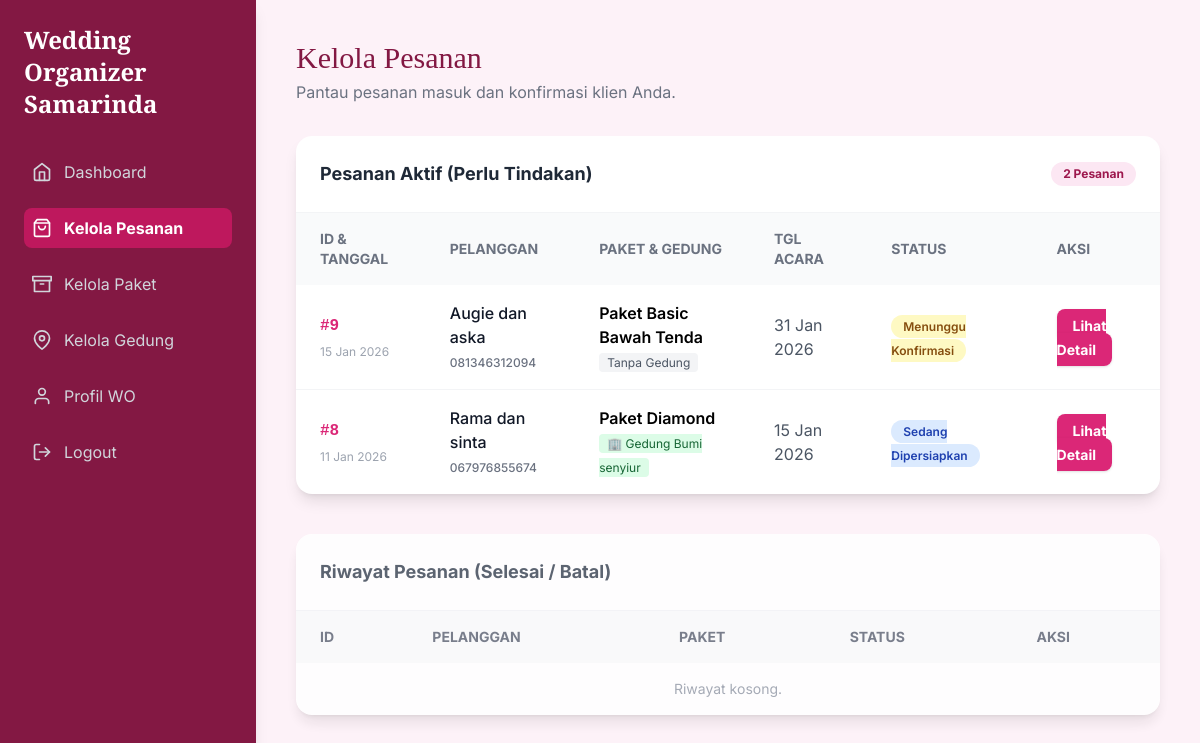
/organizer/kelola-pesanan/ (signed in), run on an earlier commit of the app's database.
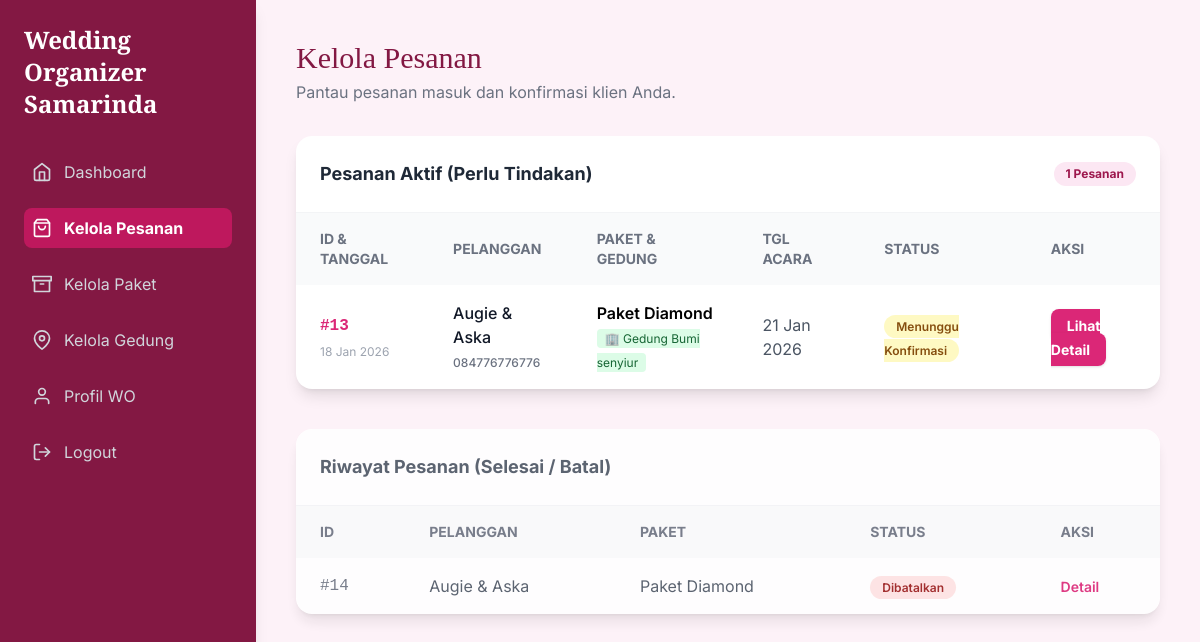
And on a later commit of the database.
### organizer/models.py (models this page shows, shortened)
class Pesanan(models.Model):
    STATUS_CHOICES = (
        ('menunggu', 'Menunggu Konfirmasi'),
        ('dikonfirmasi', 'Dikonfirmasi'),
        ('disiapkan', 'Sedang Disiapkan'),
        ('selesai', 'Selesai'),
        ('dibatalkan', 'Dibatalkan'),
    )
    PAYMENT_STATUS_CHOICES = (
        ('belum_bayar', 'Belum Dibayar'),
        ('lunas', 'Lunas'),
    )
    paket = models.ForeignKey('Paket', on_delete=models.CASCADE)
    customer = models.ForeignKey(settings.AUTH_USER_MODEL, on_delete=models.CASCADE)
    gedung_dipilih = models.ForeignKey('Gedung', on_delete=models.SET_NULL, null=True, blank=True, related_name='pesanan_gedung')
    tgl_acara = models.DateField()
    status = models.CharField(max_length=20, choices=STATUS_CHOICES, default='menunggu')
    tgl_pesan = models.DateTimeField(auto_now_add=True)
    nama_pasangan = models.CharField(max_length=200, null=True)
    telepon = models.CharField(max_length=20, null=True)
    lokasi_acara = models.CharField(max_length=255, null=True, help_text="Diisi manual jika paket Tanpa Gedung")
    jumlah_tamu = models.IntegerField(null=True)
    catatan = models.TextField(blank=True, null=True)
    status_pembayaran = models.CharField(max_length=20, choices=PAYMENT_STATUS_CHOICES, default='belum_bayar')
    catatan_pembatalan = models.TextField(blank=True, null=True)
    tgl_fitting = models.DateTimeField(null=True, blank=True, help_text="Jadwal fitting baju pengantin")
    tgl_survey = models.DateTimeField(null=True, blank=True, help_text="Jadwal survey lokasi/gedung")

class Paket(models.Model):
    KATEGORI_PAKET_CHOICES = [
        ('non_gedung', '❌ Tanpa Gedung / Venue Bebas'),
        ('S', '🏢 Gedung Small (S)'),
        ('M', '🏢 Gedung Medium (M)'),
        ('L', '🏢 Gedung Large (L)'),
    ]
    wo = models.ForeignKey(settings.AUTH_USER_MODEL, on_delete=models.CASCADE, related_name='paket_wo')
    nama_paket = models.CharField(max_length=100)
    harga = models.DecimalField(max_digits=12, decimal_places=2)
    deskripsi = models.TextField()
    foto = models.ImageField(upload_to='paket_fotos/', null=True, blank=True)
    is_active = models.BooleanField(default=True)
    kategori_gedung = models.CharField(
        max_length=20,
        choices=KATEGORI_PAKET_CHOICES,
        default='non_gedung',
        help_text="Tentukan apakah paket ini termasuk fasilitas gedung, dan kategori apa."
    )
    created_at = models.DateTimeField(default=timezone.now)

class Gedung(models.Model):
    KATEGORI_CHOICES = [
        ('S', 'S (Small)'),
        ('M', 'M (Medium)'),
        ('L', 'L (Large)'),
    ]
    wo = models.ForeignKey(
        settings.AUTH_USER_MODEL,
        on_delete=models.SET_NULL,
        null=True,
        blank=True,
        related_name='gedung_wo'
    )
    nama_gedung = models.CharField(max_length=100)
    lokasi = models.CharField(max_length=255)
    kapasitas = models.CharField(max_length=100)
    harga_sewa = models.DecimalField(max_digits=12, decimal_places=2)
    foto_gedung = models.ImageField(upload_to='gedung_photos/', null=True, blank=True)
    deskripsi = models.TextField(null=True, blank=True)
    kategori = models.CharField(max_length=1, choices=KATEGORI_CHOICES, default='M')
    fasilitas = models.TextField(null=True, blank=True)
    is_active = models.BooleanField(default=True, verbose_name="Status Aktif")
    created_at = models.DateTimeField(default=timezone.now)

### organizer/views.py (the view)
# urls.py: path('kelola-pesanan/', views.kelola_pesanan_view, name='kelola_pesanan'),
@login_required
def kelola_pesanan_view(request):
    if not hasattr(request.user, 'profil') or request.user.profil.role != 'wo': return redirect('index')
    semua_pesanan = Pesanan.objects.filter(paket__wo=request.user).order_by('-tgl_pesan')
    pesanan_aktif = semua_pesanan.filter(status__in=['menunggu', 'dikonfirmasi', 'disiapkan'])
    riwayat_pesanan = semua_pesanan.filter(status__in=['selesai', 'dibatalkan'])
    return render(request, 'organizer/kelola_pesanan.html', {'pesanan_aktif': pesanan_aktif, 'riwayat_pesanan': riwayat_pesanan, 'page_title': 'Kelola Pesanan'})

### organizer/templates/organizer/kelola_pesanan.html (shortened to what the changed rows need)
<!DOCTYPE html>
<html lang="id">
<head>
    <script src="https://cdn.tailwindcss.com"></script>
</head>
<body class="min-h-screen">
    <div class="flex">
        <aside class="w-64 bg-primary-dark text-white p-6 hidden lg:block min-h-screen shadow-lg">
            <h1 class="text-2xl font-serif-display font-bold mb-8">Wedding Organizer Samarinda</h1>
        </aside>
        <main class="flex-1 p-6 md:p-10">
            <header class="mb-8">
                <h2 class="text-3xl font-serif-display text-primary-dark">{{ page_title }}</h2>
            </header>
            <div class="bg-white rounded-2xl shadow-lg mb-10 overflow-hidden">
                <div class="p-6 border-b border-gray-100 flex justify-between items-center">
                    <h3 class="text-lg font-bold text-gray-800">Pesanan Aktif (Perlu Tindakan)</h3>
                    <span class="bg-pink-100 text-pink-800 text-xs font-bold px-3 py-1 rounded-full">{{ pesanan_aktif.count }} Pesanan</span>
                </div>
                <div class="overflow-x-auto">
                    <table class="w-full text-left">
                        <thead class="bg-gray-50 text-gray-500 text-sm uppercase">
                            <tr>
                                <th class="px-6 py-4">ID & Tanggal</th>
                                <th class="px-6 py-4">Pelanggan</th>
                                <th class="px-6 py-4">Paket & Gedung</th>
                                <th class="px-6 py-4">Tgl Acara</th>
                                <th class="px-6 py-4">Status</th>
                                <th class="px-6 py-4">Aksi</th>
                            </tr>
                        </thead>
                        <tbody class="divide-y divide-gray-100">
                            {% for pesanan in pesanan_aktif %}
                            <tr class="hover:bg-pink-50 transition">
                                <td class="px-6 py-4">
                                    <span class="font-mono font-bold text-pink-600">#{{ pesanan.id }}</span><br>
                                    <span class="text-xs text-gray-400">{{ pesanan.tgl_pesan|date:"d M Y" }}</span>
                                </td>
                                <td class="px-6 py-4 font-medium text-gray-900">
                                    {{ pesanan.nama_pasangan }}<br>
                                    <span class="text-xs text-gray-500">{{ pesanan.telepon }}</span>
                                </td>
                                <td class="px-6 py-4">
                                    <span class="font-semibold">{{ pesanan.paket.nama_paket }}</span><br>
                                    {% if pesanan.gedung_dipilih %}
                                        <span class="text-xs bg-green-100 text-green-800 px-2 py-0.5 rounded">
                                            🏢 {{ pesanan.gedung_dipilih.nama_gedung }}
                                        </span>
                                    {% else %}
                                        <span class="text-xs bg-gray-100 text-gray-600 px-2 py-0.5 rounded">
                                            Tanpa Gedung
                                        </span>
                                    {% endif %}
                                </td>
                                <td class="px-6 py-4 text-gray-600">
                                    {{ pesanan.tgl_acara|date:"d M Y" }}
                                </td>
                                <td class="px-6 py-4">
                                    {% if pesanan.status == 'menunggu' %}
                                        <span class="status-badge bg-yellow-100 text-yellow-800">Menunggu Konfirmasi</span>
                                    {% else %}
                                        <span class="status-badge bg-blue-100 text-blue-800">Sedang Dipersiapkan</span>
                                    {% endif %}
                                </td>
                                <td class="px-6 py-4">
                                    <a href="{% url 'detail_pesanan' pesanan.id %}" class="text-white bg-pink-600 hover:bg-pink-700 px-4 py-2 rounded-lg text-sm font-bold shadow transition">
                                        Lihat Detail
                                    </a>
                                </td>
                            </tr>
                            {% endfor %}
                        </tbody>
                    </table>
                </div>
            </div>
            <div class="bg-white rounded-2xl shadow-lg overflow-hidden opacity-90">
                <div class="overflow-x-auto">
                    <table class="w-full text-left">
                        <thead class="bg-gray-50 text-gray-500 text-sm uppercase">
                            <tr>
                                <th class="px-6 py-4">ID</th>
                                <th class="px-6 py-4">Pelanggan</th>
                                <th class="px-6 py-4">Paket</th>
                                <th class="px-6 py-4">Status</th>
                                <th class="px-6 py-4">Aksi</th>
                            </tr>
                        </thead>
                        <tbody class="divide-y divide-gray-100">
                            {% for pesanan in riwayat_pesanan %}
                            <tr>
                                <td class="px-6 py-4 font-mono text-gray-500">#{{ pesanan.id }}</td>
                                <td class="px-6 py-4 text-gray-600">{{ pesanan.nama_pasangan }}</td>
                                <td class="px-6 py-4 text-gray-600">{{ pesanan.paket.nama_paket }}</td>
                                <td class="px-6 py-4">
                                    {% if pesanan.status == 'selesai' %}
                                        <span class="status-badge bg-green-100 text-green-800">Selesai</span>
                                    {% else %}
                                        <span class="status-badge bg-red-100 text-red-800">Dibatalkan</span>
                                    {% endif %}
                                </td>
                                <td class="px-6 py-4">
                                    <a href="{% url 'detail_pesanan' pesanan.id %}" class="text-pink-600 hover:underline text-sm font-semibold">Detail</a>
                                </td>
                            </tr>
                            {% empty %}
                            <tr>
                                <td colspan="5" class="px-6 py-4 text-center text-gray-400 text-sm">Riwayat kosong.</td>
                            </tr>
                            {% endfor %}
                        </tbody>
                    </table>
                </div>
            </div>
        </main>
    </div>
</body>
</html>

What changed in the data, as far as the page shows it:
removed Pesanan: id "9", tgl_pesan "15 Jan 2026", nama_pasangan "Augie dan aska", telepon "081346312094", paket.nama_paket "Paket Basic Bawah Tenda", shows "Tanpa Gedung", tgl_acara "31 Jan 2026", status "Menunggu Konfirmasi", shown under "Pesanan Aktif (Perlu Tindakan)"
removed Pesanan: id "8", tgl_pesan "11 Jan 2026", nama_pasangan "Rama dan sinta", telepon "067976855674", paket.nama_paket "Paket Diamond", gedung_dipilih.nama_gedung "Gedung Bumi senyiur", tgl_acara "15 Jan 2026", status "Sedang Dipersiapkan", shown under "Pesanan Aktif (Perlu Tindakan)"
added Pesanan: id "13", tgl_pesan "18 Jan 2026", nama_pasangan "Augie & Aska", telepon "084776776776", paket.nama_paket "Paket Diamond", gedung_dipilih.nama_gedung "Gedung Bumi senyiur", tgl_acara "21 Jan 2026", status "Menunggu Konfirmasi", shown under "Pesanan Aktif (Perlu Tindakan)"
added Pesanan: id "14", nama_pasangan "Augie & Aska", paket.nama_paket "Paket Diamond", status "Dibatalkan", shown under "Riwayat Pesanan (Selesai / Batal)"
Also different on the page:
{{ pesanan_aktif.count }}: "2" → "1"
text no longer shown: "Riwayat kosong."
